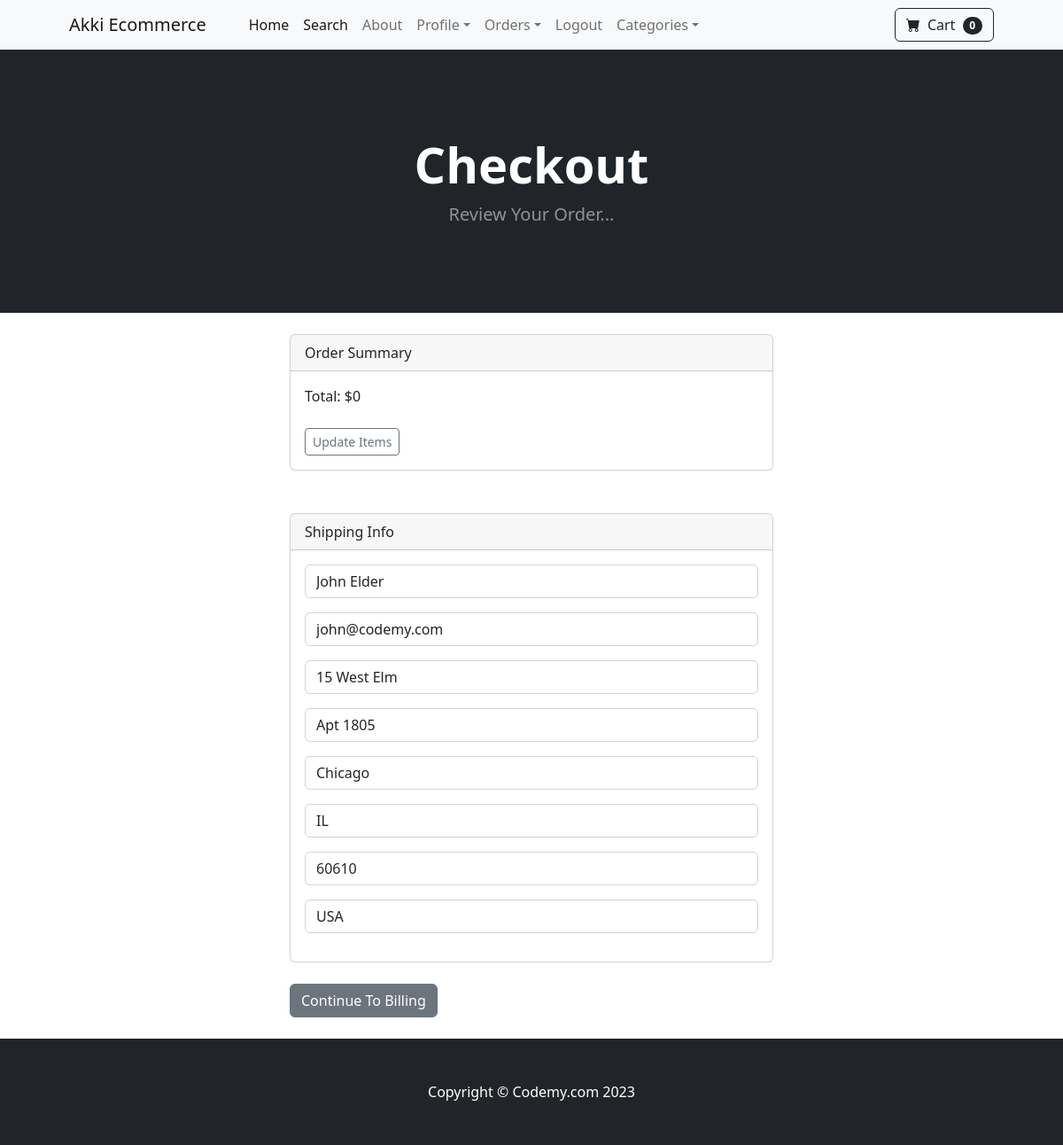
/payment/checkout/ (signed in), run on the app's committed database.
### payment/models.py (models this page shows, shortened)
class ShippingAddress(models.Model):
	user = models.ForeignKey(User, on_delete=models.CASCADE, null=True, blank=True)
	shipping_full_name = models.CharField(max_length=255)
	shipping_email = models.CharField(max_length=255)
	shipping_address1 = models.CharField(max_length=255)
	shipping_address2 = models.CharField(max_length=255, null=True, blank=True)
	shipping_city = models.CharField(max_length=255)
	shipping_state = models.CharField(max_length=255, null=True, blank=True)
	shipping_zipcode = models.CharField(max_length=255, null=True, blank=True)
	shipping_country = models.CharField(max_length=255)
	class Meta:
		verbose_name_plural = "Shipping Address"

### payment/views.py (the view)
# urls.py: path('checkout/', views.checkout, name='checkout'),
def checkout(request):
    cart = Cart(request)
    cart_products = cart.get_prods()
    quantities = cart.get_quants()
    totals = cart.cart_total()
    if request.user.is_authenticated:
        try:
            shipping_user = ShippingAddress.objects.get(user__id=request.user.id)
            shipping_form = ShippingForm(request.POST or None, instance=shipping_user)
        except ShippingAddress.DoesNotExist:
            shipping_form = ShippingForm(request.POST or None)
    else:
        shipping_form = ShippingForm(request.POST or None)
    return render(request, "payment/checkout.html", {
        "cart_products": cart_products,
        "quantities": quantities,
        "totals": totals,
        "shipping_form": shipping_form
    })

### cart/cart.py (called while the page is built, shortened)
	def cart_total(self):
		product_ids = self.cart.keys()
		products = Product.objects.filter(id__in=product_ids)
		quantities = self.cart
		total = 0
		return total

	def __len__(self):
		return len(self.cart)

	def get_prods(self):
		product_ids = self.cart.keys()
		products = Product.objects.filter(id__in=product_ids)
		return products

	def get_quants(self):
		quantities = self.cart
		return quantities

### cart/context_processors.py (called while the page is built)
def cart(request):
	return {'cart': Cart(request)}

### payment/templates/payment/checkout.html (shortened to what this page needs)
{% extends 'base.html' %}
{% block content %}
        <header class="bg-dark py-5">
            <div class="container px-4 px-lg-5 my-5">
                <div class="text-center text-white">
                    <h1 class="display-4 fw-bolder">Checkout</h1>
                    <p class="lead fw-normal text-white-50 mb-0">Review Your Order...</p>
                </div>
            </div>
        </header>
        <br/>
        <div class="container">
            <div class="row">
                    <div class="col-md-6 offset-md-3">
          <div class="card">
          <div class="card-header">
            Order Summary
          </div>
          <div class="card-body">
            Total:  ${{ totals }}
            <br/><br/>
            <a href="{% url 'cart_summary' %}" class="btn btn-sm btn-outline-secondary">Update Items</a>
          </div>
        </div>
<br/><br/>
<div class="card">
  <div class="card-header">
    Shipping Info
  </div>
  <div class="card-body">
    <form method="POST" action="{% url 'billing_info' %}">
    {{ shipping_form.as_p }}
  </div>
</div>
<br/>
<button type="submit" class="btn btn-secondary">
        Continue To Billing
</button>
<br/><br/>
            </div>
        </div>
    </div>
{% endblock %}

### data on the page
ShippingAddress: shipping_full_name "John Elder", shipping_email "john@codemy.com", shipping_address1 "15 West Elm", shipping_address2 "Apt 1805", shipping_city "Chicago", shipping_state "IL", shipping_zipcode "60610", shipping_country "USA"

### other printed values
{{ cart|length }} "0"
{{ totals }} "0"
